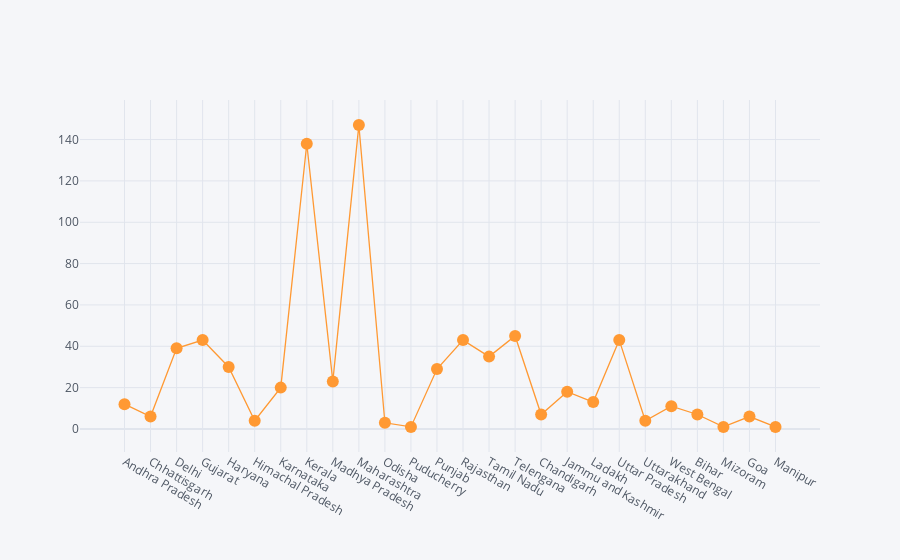

Notebook cell for this chart:
### Code cell
df.iplot(kind='scatter',x='Name of State / UT',y='Total Cases',mode='markers+lines')

### Figure 1 — Plotly figure (JSON) as saved in the notebook; plotly's stock layout.template omitted (floating-point values rounded to 4 significant figures)
{"data": [{"line": {"color": "rgba(255, 153, 51, 1.0)", "dash": "solid", "shape": "linear", "width": 1.3}, "marker": {"size": 12, "symbol": "circle"}, "mode": "markers+lines", "name": "Total Cases", "text": "", "type": "scatter", "x": ["Andhra Pradesh", "Chhattisgarh", "Delhi", "Gujarat", "Haryana", "Himachal Pradesh", "Karnataka", "Kerala", "Madhya Pradesh", "Maharashtra", "Odisha", "Puducherry", "Punjab", "Rajasthan", "Tamil Nadu", "Telengana", "Chandigarh", "Jammu and Kashmir", "Ladakh", "Uttar Pradesh", "Uttarakhand", "West Bengal", "Bihar", "Mizoram", "Goa", "Manipur"], "y": [12, 6, 39, 43, 30, 4, 20, 138, 23, 147, 3, 1, 29, 43, 35, 45, 7, 18, 13, 43, 4, 11, 7, 1, 6, 1]}], "layout": {"legend": {"bgcolor": "#F5F6F9", "font": {"color": "#4D5663"}}, "paper_bgcolor": "#F5F6F9", "plot_bgcolor": "#F5F6F9", "title": {"font": {"color": "#4D5663"}}, "xaxis": {"gridcolor": "#E1E5ED", "showgrid": true, "tickfont": {"color": "#4D5663"}, "title": {"font": {"color": "#4D5663"}, "text": ""}, "zerolinecolor": "#E1E5ED"}, "yaxis": {"gridcolor": "#E1E5ED", "showgrid": true, "tickfont": {"color": "#4D5663"}, "title": {"font": {"color": "#4D5663"}, "text": ""}, "zerolinecolor": "#E1E5ED"}}}
